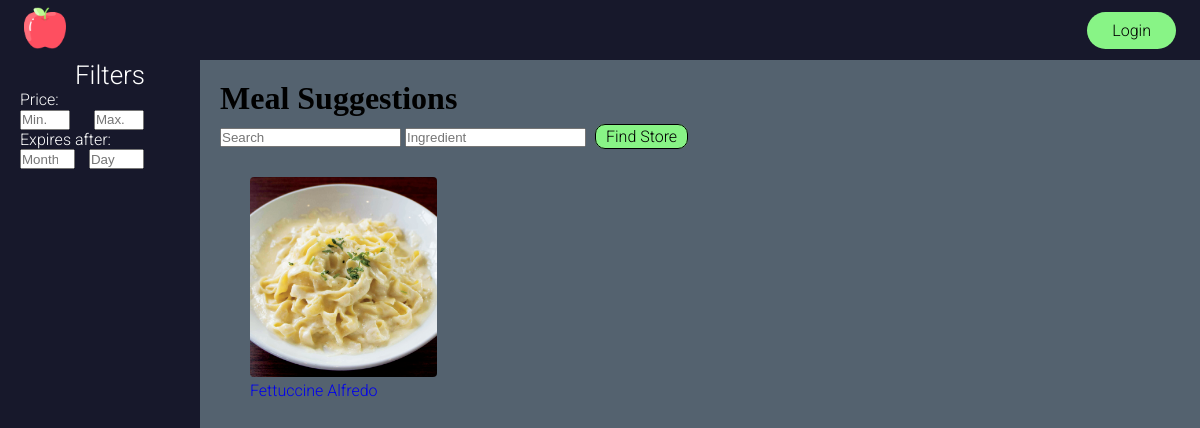
The app's page /meals, older data.
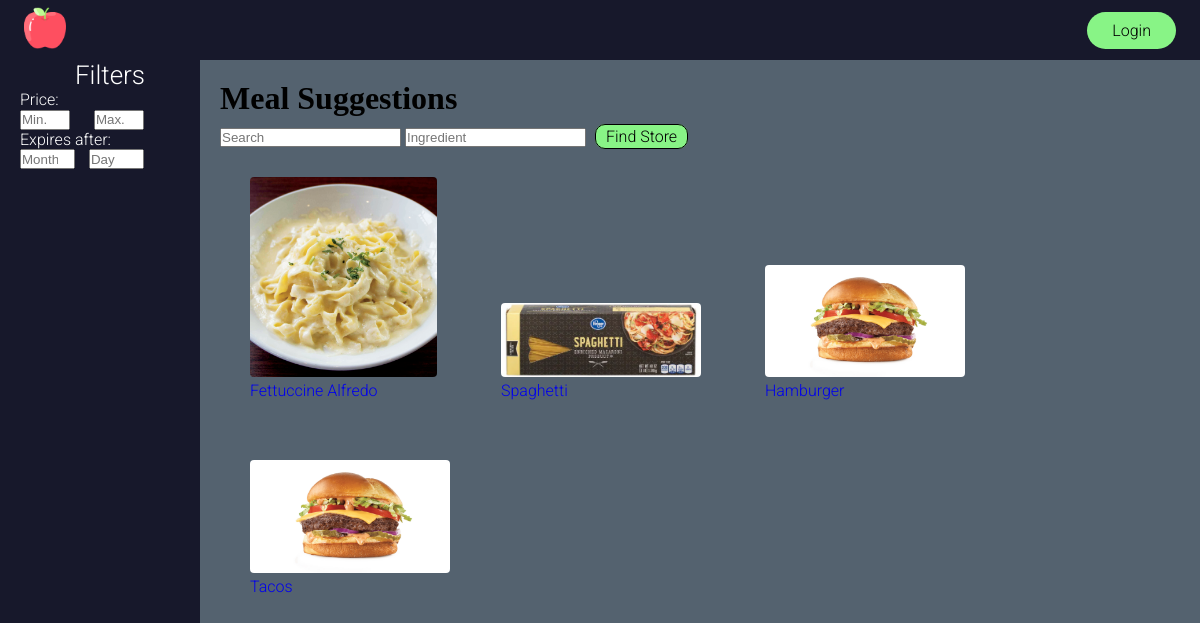
The same page, newer data.
### database.py (models this page shows, shortened)
class Meal(Base):
    __tablename__ = "meals"
    meal_id = Column("meal_id", Integer, Identity(start=0, cycle=True), primary_key=True, nullable=False)
    meal_name = Column("meal_name", String, nullable=False)
    meal_img = Column("meal_img", String, nullable=False)

### main.py (the view)
@app.route('/meals')
def meals():
    meals = session.query(Meal).all()
    return render_template('meal-suggestion.html', meals=meals)

### templates/meal-suggestion.html (shortened to what this page needs)
{% extends 'base.html' %}
  {% block head %}
    <link rel="stylesheet" type="text/css" href="{{ url_for('static', filename='css/style.css')}}">
    <link rel="stylesheet" type="text/css" href="{{ url_for('static', filename='css/meal-suggestion.css')}}">
  {%endblock%}
  {% block content %}
    <div class="sidebar">
      <ul>
        <li class="filter-title">Filters</li>
        <li class="filter-text">Price:</li>
        <li>
          <input type="number" class="priceinput" name="mininput" placeholder="Min.">
          <input type="number" class="priceinput" name="maxprice" placeholder="Max.">
        </li>
        <li class="filter-text">Expires after:</li>
        <li>
          <input type="number" class="dateinput" name="month" placeholder="Month">
          <input type="number" class="dateinput" name="day" placeholder="Day">
        </li>
      </ul>
    </div>
    <div class="browse-body">
      <h1 style="margin-bottom: 10px;">Meal Suggestions</h1>
      <div>
        <input type="text" name="search" placeholder="Search">
        <input type="text" name="ingredient" placeholder="Ingredient">
        <a class="fndstr" href="#">Find Store</a>
      </div>
      <ul class="browse-listings">
        {% for meal in meals %}
          <li>
            <a href="{{ url_for('browse', meal_id=meal.meal_id) }}"><img class="list-img" src="{{ meal.meal_img }}"></a>
            <div><a href="{{ url_for('browse', meal_id=meal.meal_id) }}" class="list_name">{{ meal.meal_name }}</a></div>
          </li>
        {%endfor%}
      </ul>
    </div>
  {%endblock%}

### templates/base.html (shortened to what this page needs)
<!DOCTYPE html>
<html lang="en">
<head>
  {% block head %}{%endblock%}
</head>
<body>
<header class="page-head">
  {% block home %}
    <a href="/"><img class="logo" src="static/Images/home-logo.png" alt="Home"></a>
  {%endblock%}
  {% if not current_user.is_authenticated %}
    <a class="lgnbut" href="/login">Login</a>
  {% endif %}
</header>
{% block content %}
{% endblock %}
</body>
</html>

### static/css/style.css (style rules this page uses)
* { box-sizing: border-box; margin: 0; padding: 0; }
body { background-color: #54626f; margin-top: 60px; }
li, a, button { font-family: "Roboto", sans-serif; font-weight: 300; font-size: 16px; text-decoration: none; }
.page-head { position: fixed; top: 0; width: 100%; height: 60px; background-color: #17182B; display: flex; justify-content: space-between; align-items: center; padding: 30px 2%; }
.logo { cursor: pointer; height: 42px; width: 42px; transition: 0.3s ease 0s; }
.lgnbut { padding: 9px 25px; background-color: rgba(136,244,134,1); background-repeat: no-repeat; color: black; border: none; border-radius: 20px; cursor: pointer; transition: all 0.3s ease 0s; }

### static/css/meal-suggestion.css (style rules this page uses)
.sidebar { position: fixed; color: white; left: 0; height: calc(100% + 50px); width: 200px; background-color: #17182B; display: flex; }
input[class=priceinput] { width: 50px; height: 20px; margin-right: 20px; }
input[class=dateinput] { width: 55px; height: 20px; margin-right: 10px; }
.filter-title { font-size: 26px; text-align: center; }
.sidebar ul { display: block; height: 100%; width: 100%; line-height: 65px font-size: 20px; padding-left: 20px; list-style: none; }
.browse-listings { list-style: none; }
.browse-listings li { display: inline-grid; padding: 30px 30px; }
.list-img { max-width: 200px; max-height: 200px; border-radius: 4px; }
.browse-body { left: 0; height: 100%; width: calc(100% - 200px); margin: 10px 200px; padding: 20px 20px; justify-content: space-between; align-items: center; }
.fndstr { margin: 0 5px; padding: 2px 10px; background-color: rgba(136,244,134,1); color: black; border: solid; border-width: 1px; border-radius: 10px; cursor: pointer; transition: all 0.3s ease 0s; }

Row changes from the older to the newer data that the page shows:
added Meal: meal_img (picture), meal_name "Spaghetti"
added Meal: meal_img (picture), meal_name "Hamburger"
added Meal: meal_img (picture), meal_name "Tacos"
